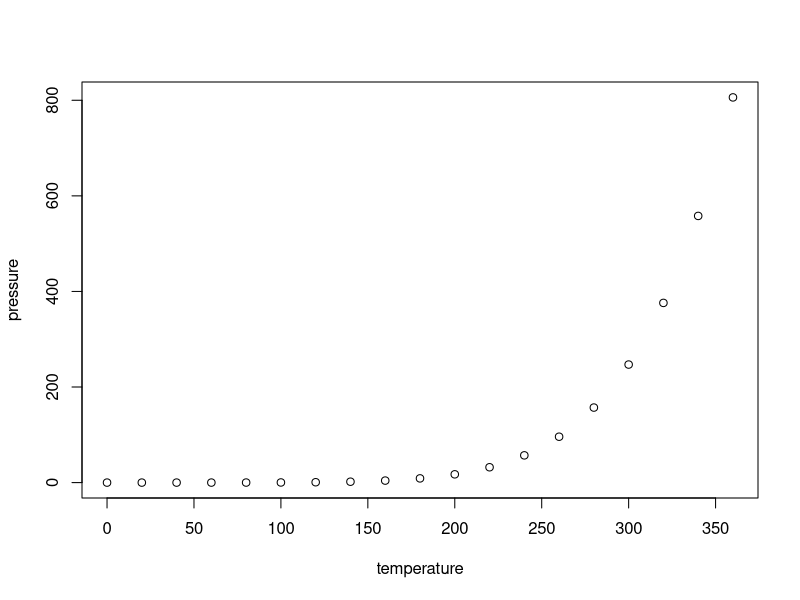
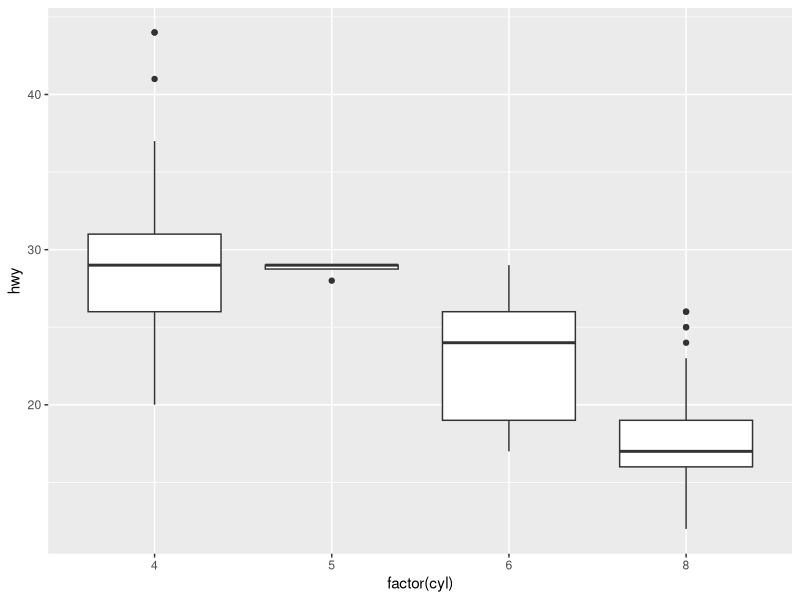

Here is the R script that generated these plots, in order:
## ---- chunk 1
knitr::opts_chunk$set(echo = TRUE)
## ---- chunk 2
summary(cars)
## ---- chunk 3
plot(pressure)
## ---- chunk 4
mtcars
## ---- chunk 5
str(mtcars)
## ---- chunk 6
knitr::kable(mtcars, caption = '자동차 연비 (mtcars)')
## ---- chunk 7
library(tidyverse)

mpg %>% group_by(cyl) %>% 
  summarise(mean_hwy = mean(hwy))

ggplot(data = mpg) +
  geom_boxplot(mapping = aes(x = factor(cyl), y = hwy))
